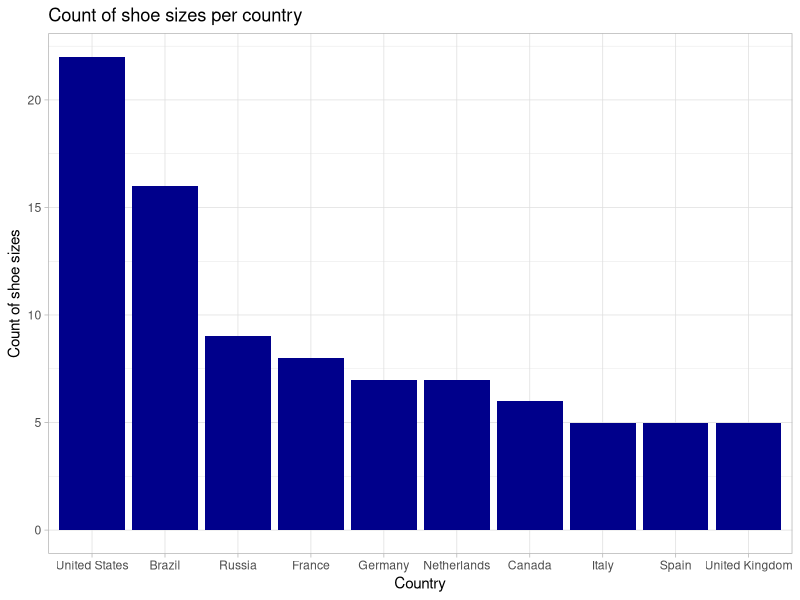
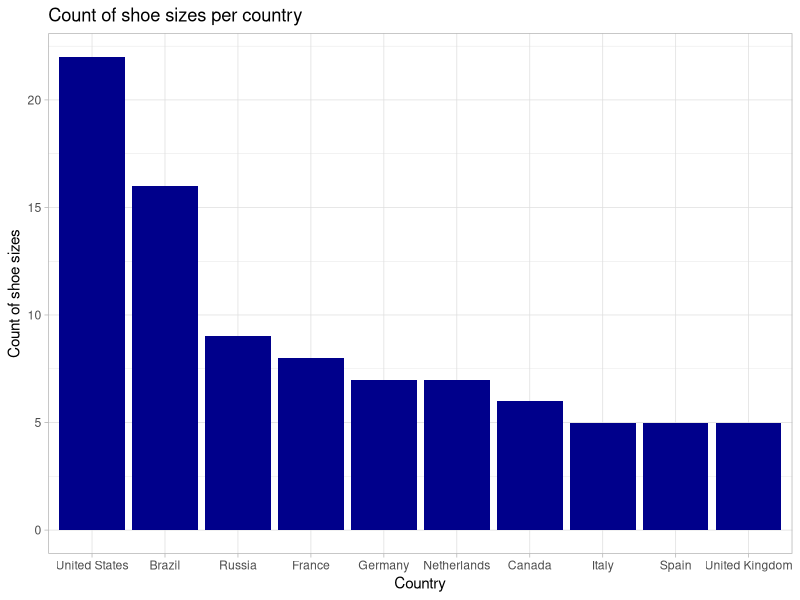

Write the R code that produced these figures, in order.
library(tidyverse)

shoe_size_by_wikepedia <- read_csv("data_foot_size.csv") |>
  na.omit() |>
  mutate(place = fct_lump_n(place, n=10)) |>
  mutate(place = fct_infreq(place)) |>
  select(-continent) |>
  filter(place != "Other")

ggplot(data = shoe_size_by_wikepedia) + 
  aes(x = place) + 
  labs(y =  "Count of shoe sizes",  x = "Country") + 
  ggtitle("Count of shoe sizes per country") + 
  theme_light() + 
  geom_bar(stat="count", fill = "darkblue")

ggsave("count_shoe_size_per_country.pdf")
